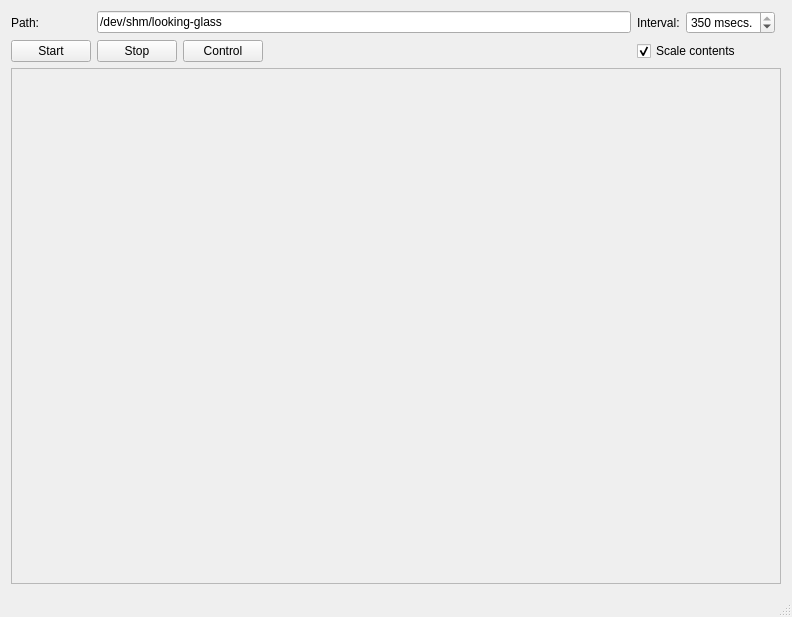
<?xml version="1.0" encoding="UTF-8"?>
<ui version="4.0">
 <class>MainWindow</class>
 <widget class="QMainWindow" name="MainWindow">
  <property name="geometry">
   <rect>
    <x>0</x>
    <y>0</y>
    <width>792</width>
    <height>617</height>
   </rect>
  </property>
  <property name="windowTitle">
   <string>MS2 Autofish</string>
  </property>
  <property name="windowIcon">
   <iconset resource="images.qrc">
    <normaloff>:/images/autofish.png</normaloff>:/images/autofish.png</iconset>
  </property>
  <widget class="QWidget" name="centralWidget">
   <layout class="QGridLayout" name="gridLayout_2">
    <item row="0" column="1" colspan="3">
     <widget class="QLineEdit" name="lePath">
      <property name="text">
       <string>/dev/shm/looking-glass</string>
      </property>
      <property name="readOnly">
       <bool>true</bool>
      </property>
     </widget>
    </item>
    <item row="1" column="0">
     <widget class="QPushButton" name="pbStart">
      <property name="text">
       <string>Start</string>
      </property>
     </widget>
    </item>
    <item row="0" column="4">
     <widget class="QLabel" name="lbInterval">
      <property name="text">
       <string>Interval:</string>
      </property>
     </widget>
    </item>
    <item row="0" column="0">
     <widget class="QLabel" name="lbPath">
      <property name="text">
       <string>Path:</string>
      </property>
     </widget>
    </item>
    <item row="1" column="4" colspan="3">
     <widget class="QCheckBox" name="cbScale">
      <property name="text">
       <string>Scale contents</string>
      </property>
      <property name="checked">
       <bool>true</bool>
      </property>
     </widget>
    </item>
    <item row="1" column="2">
     <widget class="QPushButton" name="pbControl">
      <property name="text">
       <string>Control</string>
      </property>
     </widget>
    </item>
    <item row="0" column="5">
     <widget class="QSpinBox" name="sbInterval">
      <property name="suffix">
       <string> msecs.</string>
      </property>
      <property name="minimum">
       <number>35</number>
      </property>
      <property name="maximum">
       <number>350</number>
      </property>
      <property name="value">
       <number>350</number>
      </property>
     </widget>
    </item>
    <item row="2" column="0" colspan="7">
     <widget class="QScrollArea" name="scrollArea">
      <property name="widgetResizable">
       <bool>true</bool>
      </property>
      <widget class="QWidget" name="scrollAreaWidgetContents">
       <property name="geometry">
        <rect>
         <x>0</x>
         <y>0</y>
         <width>772</width>
         <height>512</height>
        </rect>
       </property>
       <layout class="QGridLayout" name="gridLayout">
        <item row="0" column="0">
         <widget class="QLabel" name="imageViewer">
          <property name="text">
           <string/>
          </property>
          <property name="alignment">
           <set>Qt::AlignCenter</set>
          </property>
         </widget>
        </item>
       </layout>
      </widget>
     </widget>
    </item>
    <item row="1" column="1">
     <widget class="QPushButton" name="pbStop">
      <property name="text">
       <string>Stop</string>
      </property>
     </widget>
    </item>
    <item row="1" column="3">
     <spacer name="horizontalSpacer">
      <property name="orientation">
       <enum>Qt::Horizontal</enum>
      </property>
      <property name="sizeHint" stdset="0">
       <size>
        <width>348</width>
        <height>20</height>
       </size>
      </property>
     </spacer>
    </item>
   </layout>
  </widget>
  <widget class="QStatusBar" name="statusBar"/>
 </widget>
 <layoutdefault spacing="6" margin="11"/>
 <resources>
  <include location="images.qrc"/>
 </resources>
 <connections/>
</ui>
